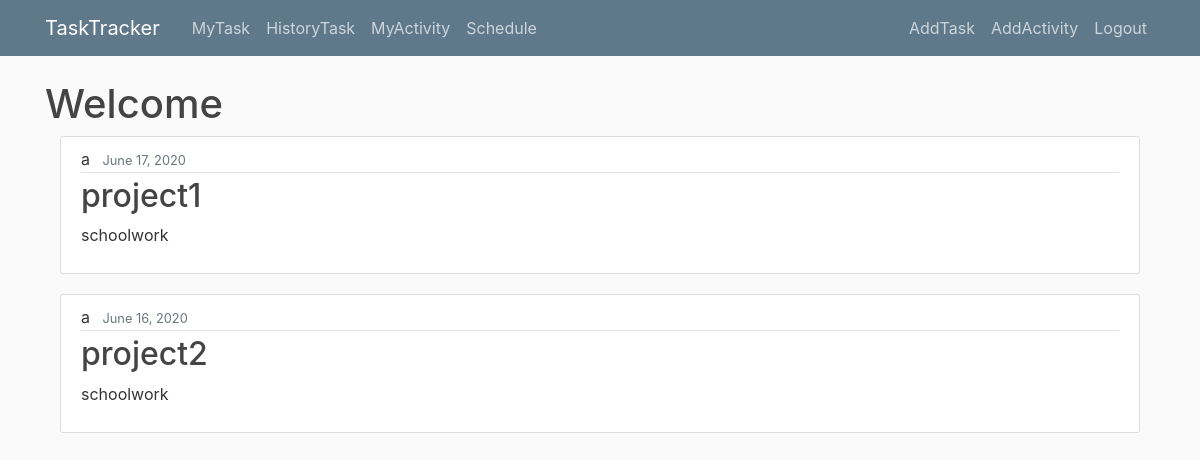
Page / (signed in) on the earlier database version.
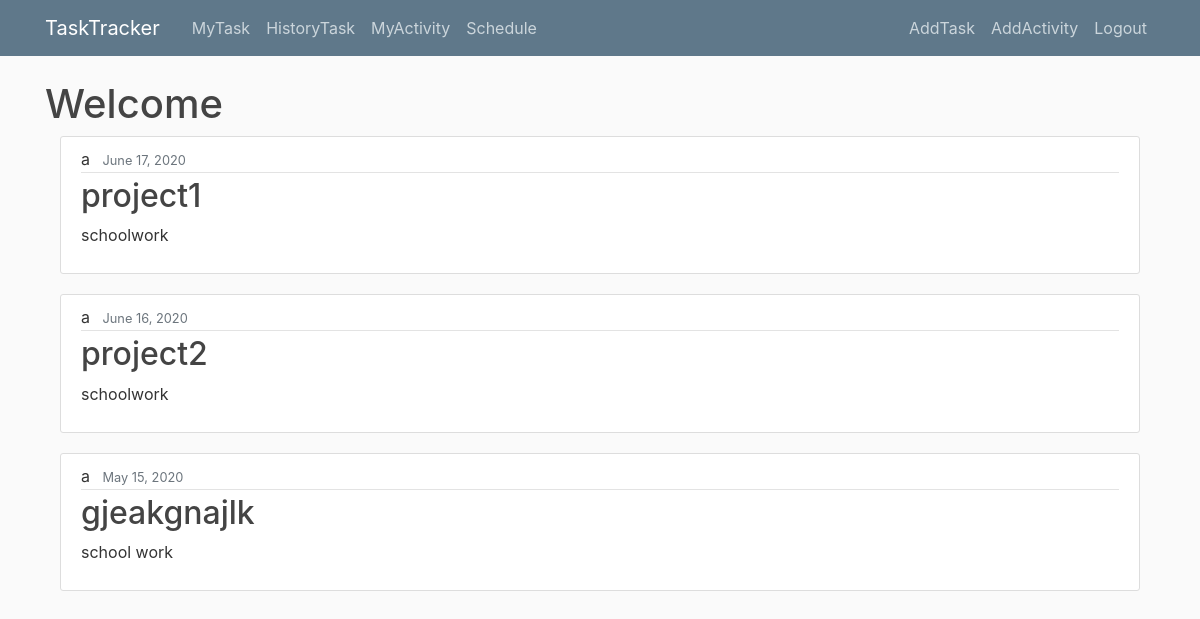
Same page on the later database version.
### main/models.py (models this page shows, shortened)
class Task(models.Model):
    MY_CHOICES = (
        ('Small', 'Small'),
        ('Middle', 'Middle'),
        ('Large', 'Large'),
    )
    STATUS_CHOICES = (
    ('OnProgress', 'OnProgress'),
    ('Done', 'Done'),
)
    taskname= models.CharField(max_length=100)
    tasktype= models.CharField(max_length=10,choices=MY_CHOICES)
    duedate= models.DateField(default=timezone.now)
    spenttime= models.PositiveIntegerField(default=1)
    status= models.CharField(max_length=20,choices=STATUS_CHOICES,default="OnProgress")
    taskuser =models.ForeignKey(User, on_delete=models.CASCADE)
    objects = models.Manager()

### main/views.py (the view)
# urls.py: path('', TaskListView.as_view(),name='main-home'),
class TaskListView(ListView):
    model = Task
    template_name='main/home.html'
    context_object_name = 'tasks'
    ordering =['-duedate']

### main/templates/main/home.html (shortened to what this page needs)
{% extends "main/base.html" %}
{% block content %}
<h1>Welcome</h1>
<main role="main" class="container">
{% for task in tasks %}
{% if task.taskuser == user%}
<article class="media content-section">
  <div class="media-body">
    <div class="article-metadata">
      <a class="mr-2">{{ task.taskuser }}</a>
      <small class="text-muted">{{ task.duedate|date:"F d, Y" }}</small>
    </div>
    <h2><a class="article-title" href="{% url 'task-detail' task.id %}">{{ task.taskname }}</a></h2>
    <p class="article-content">{{ task.tasktype }}</p>
  </div>
</article>
{% endif %}
{% endfor %}
{% endblock content %}

Differences in the rows shown:
added Task: taskuser "a", duedate "May 15, 2020", taskname "gjeakgnajlk", tasktype "school work"
